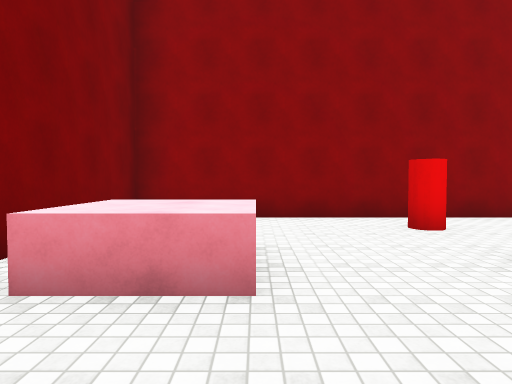
view 1 (above)

24 first-person views from a walk through a scene from a Unity 3-D project. The camera is 1.4 m above the floor, tilts 2° down and sees 75° across. The floor is counted in squares, 2 m on a side. Each view is taken from the middle of a square. On the plan, view 1 faces up. The plan holds only what a view shows up to about 10 squares ahead; the rest is blank. The place goes on beyond the plan. The player character is not drawn. Surface patterns are stand-ins for the level's own textures.

view 2
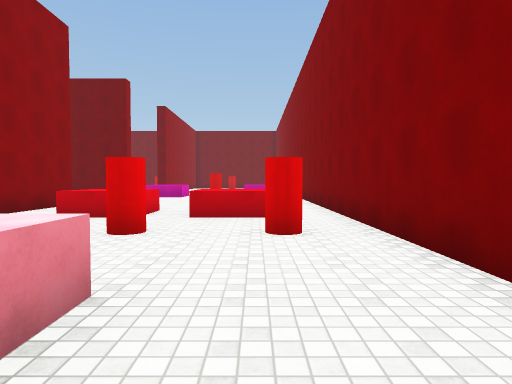

view 3
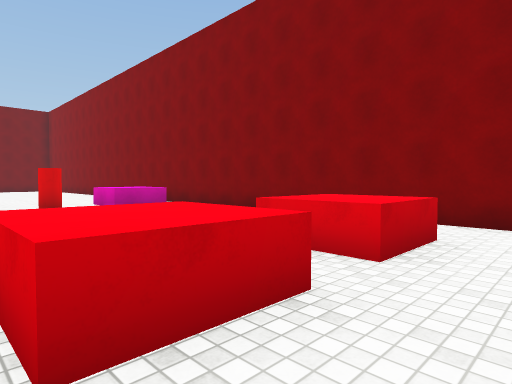

view 4
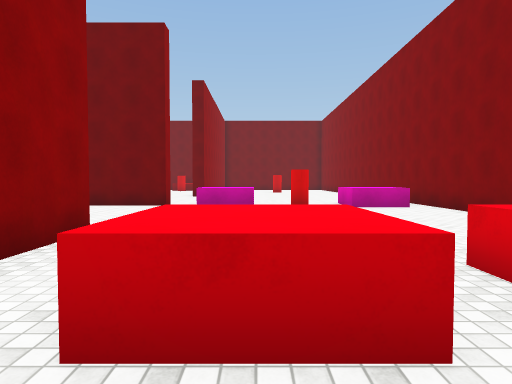

view 5
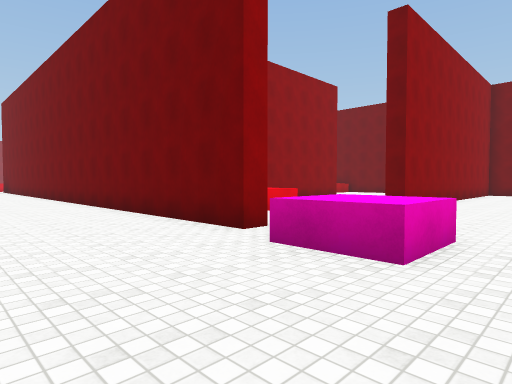

view 6
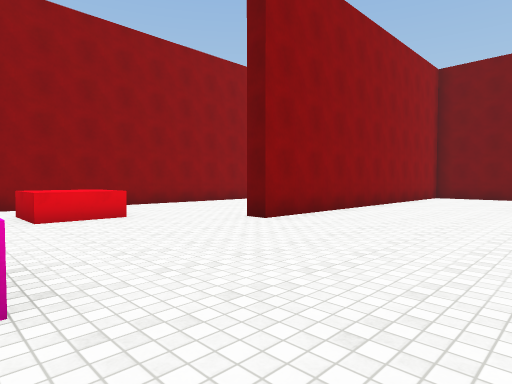

view 7
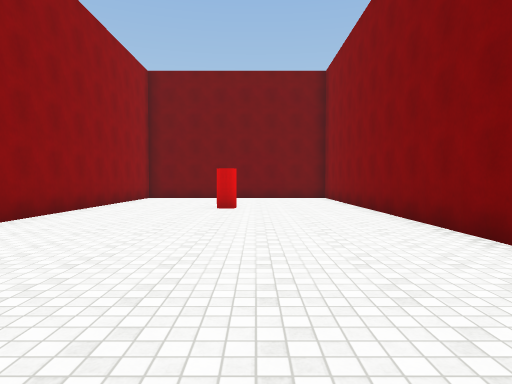

view 8
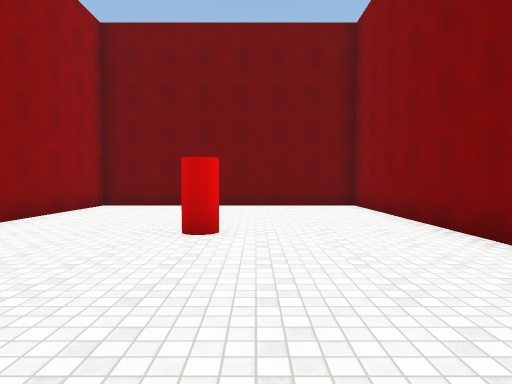

view 9
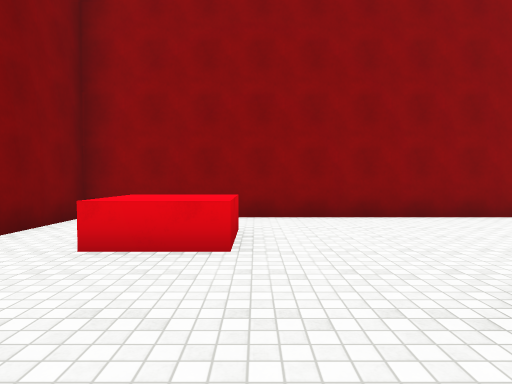

view 10
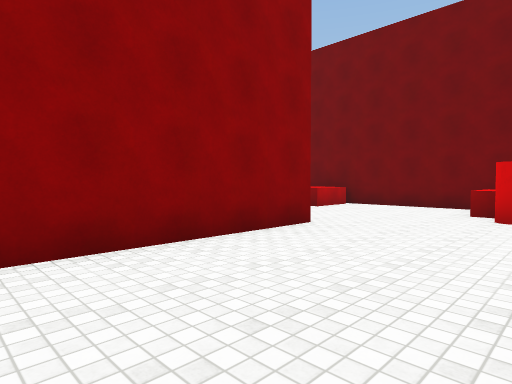

view 11
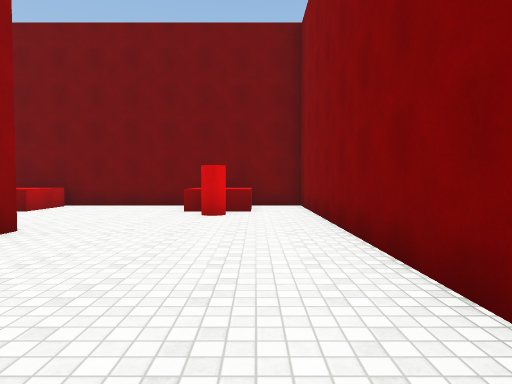

view 12
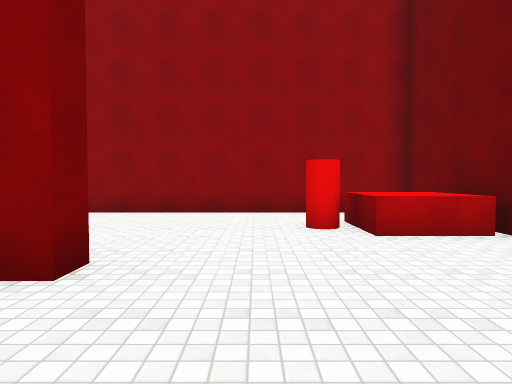

view 13
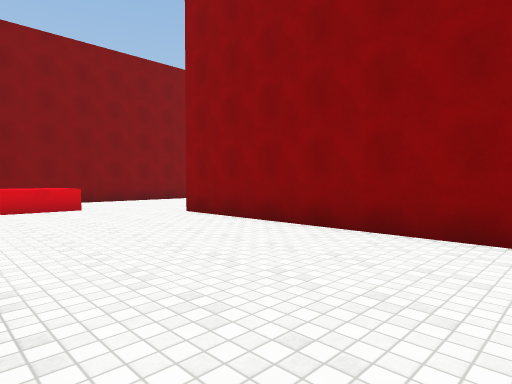

view 14
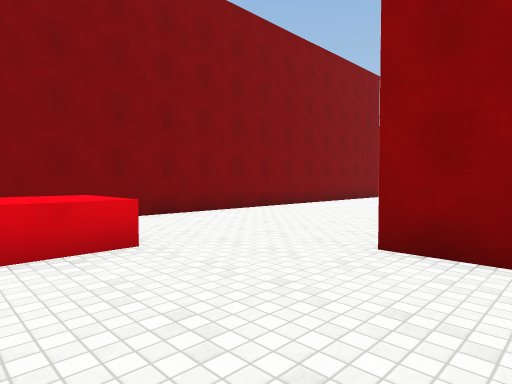

view 15
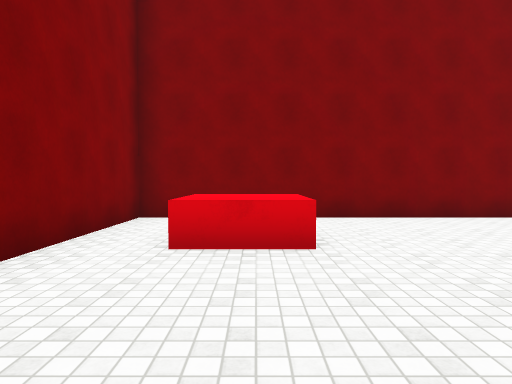

view 16
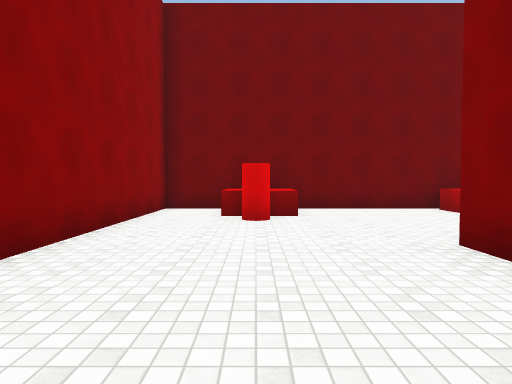

view 17
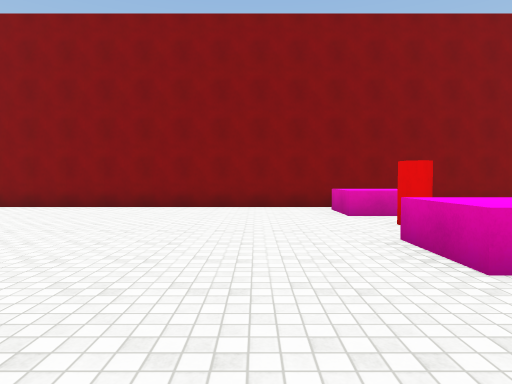

view 18
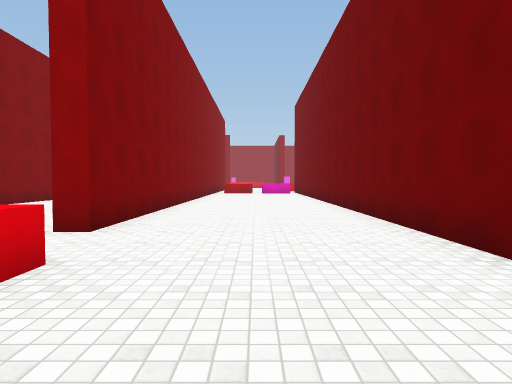

view 19
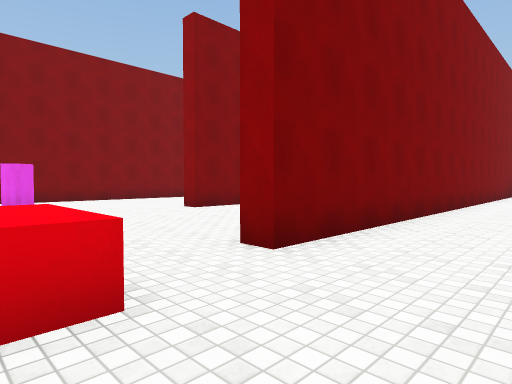

view 20
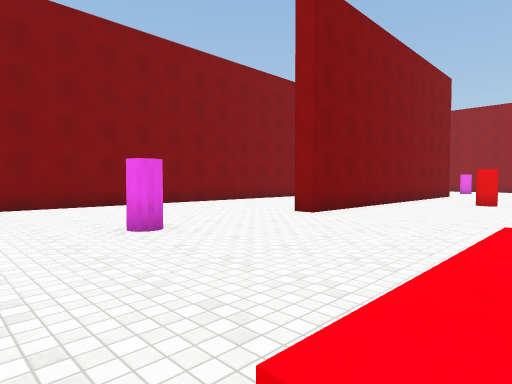

view 21
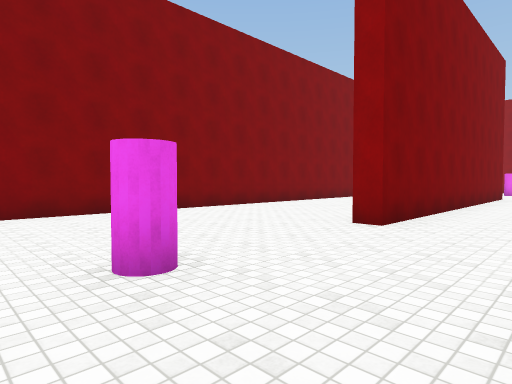

view 22
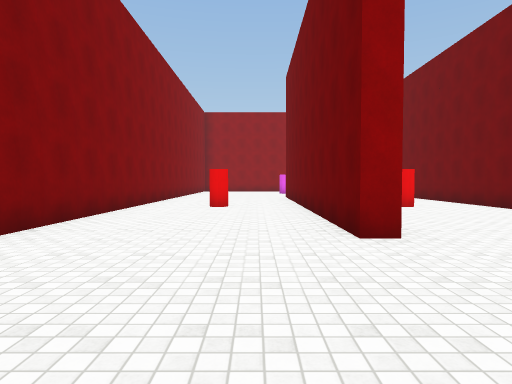

view 23
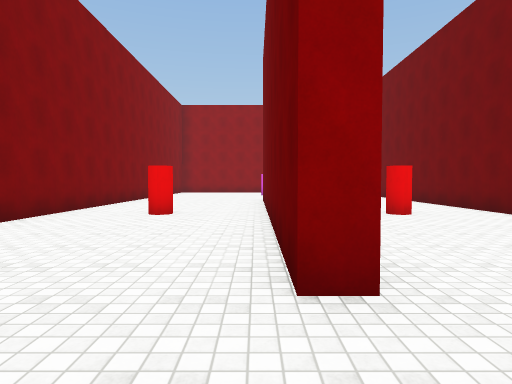

view 24
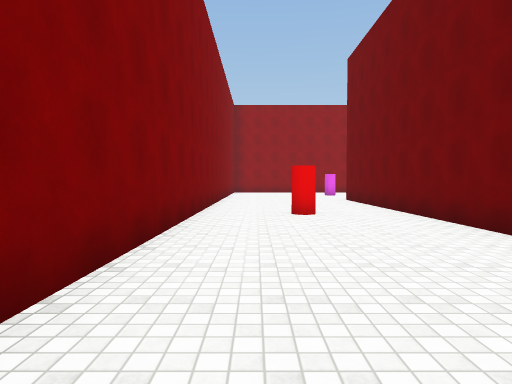

### Floor plan
Key: @ floor where view 1 was taken; # wall or solid block; . floor; ^ raised ledge.
Columns run from 3 left of view 1 to 28 right of it. Each row starts with its distance up from view 1.
 22 #....#    #      ..
 21 #....#.  .#.   #...
 20 #....#. ..#.   #....
 19 #..#.#..#.#..  #....
 18 #....#....#..  #.....
 17 #....#....#....#.....##########
 16 #....#....#....#..............#
 15 #....#....#....#..............#
 14 #....#....#....# .^.........#^#
 13 #.........#....# .^...........##
 12 #.........#....###########.....#
 11 #..............#..............##
 10 #.....#........#..............#
  9 #.........^^...#..^.........#^#
  8       ..... ...#.............^#
  7  ########## ...#.....##########
  6 #  ........ ..................#
  5 #  ..#....  ...^^.............#
  4 #  .....^.  ...^^.............#
  3 #.^^.#..... .............#....#
  2  .^^....^..    ...............#
  1  ....#..^......^^.............#
  0   .@...........^^.............#
 -1    ############################

Where each view was taken, in squares from view 1:
view 1: 0 up, 0 right, facing up
view 2: 1 up, 2 left, facing right
view 3: 5 up, 3 right, facing down-right
view 4: 4 up, 3 right, facing right
view 5: 3 up, 9 right, facing up-right
view 6: 2 up, 13 right, facing up-right
view 7: 2 up, 14 right, facing right
view 8: 2 up, 18 right, facing right
view 9: 5 up, 16 right, facing up
view 10: 8 up, 18 right, facing up-right
view 11: 8 up, 18 right, facing right
view 12: 9 up, 24 right, facing up
view 13: 12 up, 24 right, facing up-left
view 14: 13 up, 19 right, facing up-left
view 15: 14 up, 19 right, facing left
view 16: 14 up, 19 right, facing right
view 17: 8 up, 15 right, facing down
view 18: 7 up, 10 right, facing up
view 19: 9 up, 10 right, facing up-left
view 20: 8 up, 7 right, facing up-left
view 21: 9 up, 5 right, facing up-left
view 22: 10 up, 1 right, facing up
view 23: 12 up, 2 right, facing up
view 24: 12 up, 1 left, facing up
